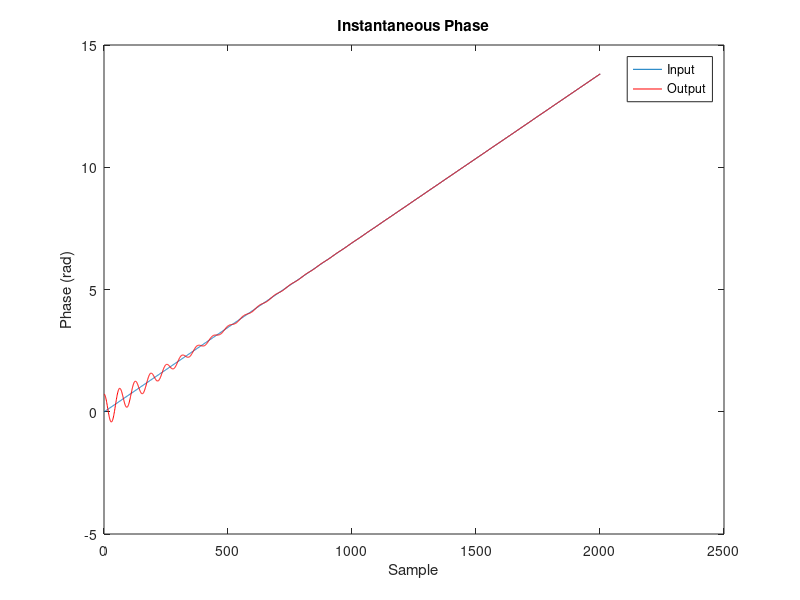
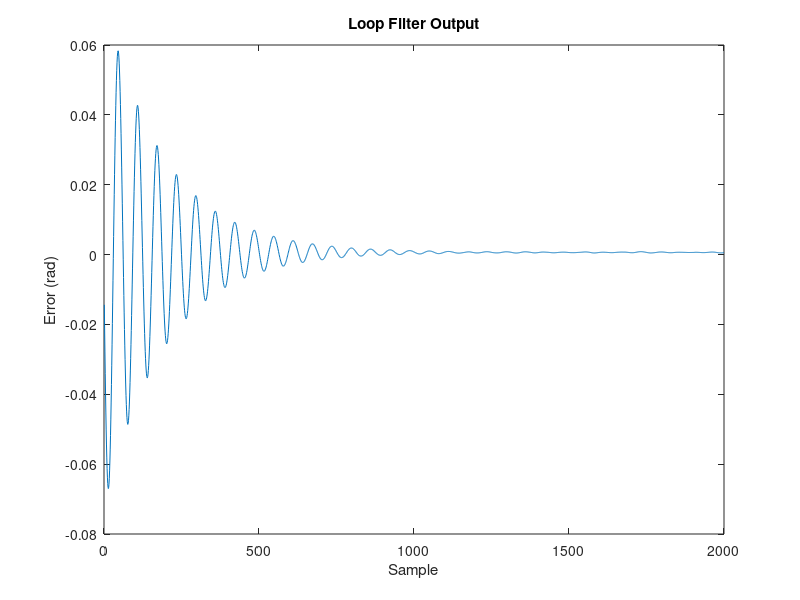
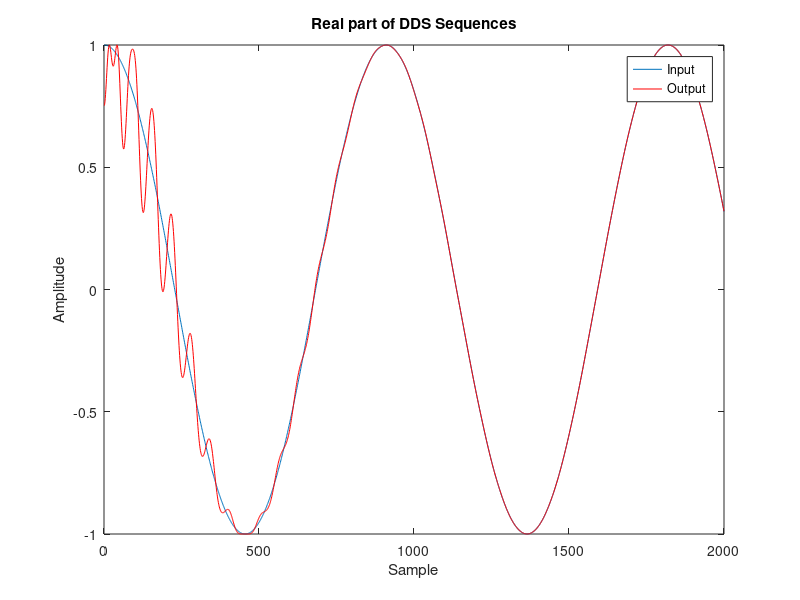

The MATLAB script that drew these images, in order:
clearvars clc
% Digital PLL Implementation. Main scheme is described in prof. Fred Harris
% material.
%
% Experiment with the loop filter constants Kp and Ki to verify classical
% observatinos about PLL, such that frequency offsets can not be corrected
% if Ki=0;

nIterations = 2e3;
fs          = 1e6;   % Nominal sampling frequency
y_ppm       = 1e5;   % Fractional frequency offset in ppm
fc          = 1e3;   % Nominal clock frequency
pn_var      = 1e-8; % Phase noise variance
Kp          = 0.01;  % Proportional Constant
Ki          = 0.01;  % Integral Constant

%% Derived parameters
y        = y_ppm * 1e-6;  % Fractional frequency offset in ppm
f_offset = y * fc;        % Absolute freq error (in Hz)

% Nominal Phase Increment (used in the loop phase accumulator)
delta_phi_c   = 2*pi*fc/fs;
% Input Phase Increment (eventually with frequency offset). This particular
% increment is used to simulate the input signal.
delta_phi_in   = 2*pi*(fc + f_offset)/fs;

%% Loop

% Preallocate
dds_in   = zeros(nIterations, 1);
dds_loop = zeros(nIterations, 1);
dds_mult = zeros(nIterations, 1);
phi_error          = zeros(nIterations, 1);
phi_error_filtered = zeros(nIterations, 1);
phi_in   = zeros(nIterations, 1);
phi_loop = zeros(nIterations, 1);

% Initialization values
phi_in(1) = 0;
phi_loop(1) = sqrt(pi)*randn;
integral_out_last = 0;

for i = 1:nIterations

% DDSs:
dds_in(i) = exp(1j*phi_in(i));
dds_loop(i) = exp(1j*phi_loop(i));

% Multiply the input DDS by the conjugate of the loop DDS
dds_mult(i) = dds_in(i) * conj(dds_loop(i));

% Compute the phase error by inspecting the angle of the product (atan of
% the complex number)
phi_error(i) = angle(dds_mult(i));

% Loop Filter
% Proportional term
proportional_out = phi_error(i)*Kp;
% Integral term
integral_out = phi_error(i)*Ki + integral_out_last;
integral_out_last = integral_out; 
% PI Filter output:
phi_error_filtered(i) = proportional_out + integral_out;

% Future values in the phase accumulators
phi_in(i+1) = phi_in(i) + delta_phi_in + sqrt(pn_var)*randn;
phi_loop(i+1) = phi_loop(i) + delta_phi_c + phi_error_filtered(i); 
end

%% Performance
figure
plot(phi_in)
hold on
plot(phi_loop, 'r')
title('Instantaneous Phase')
xlabel('Sample')
ylabel('Phase (rad)')
legend('Input', 'Output')

figure
plot(phi_error_filtered)
title('Loop Filter Output')
xlabel('Sample')
ylabel('Error (rad)')

figure
plot(real(dds_in))
hold on
plot(real(dds_loop), 'r')
ylabel('Amplitude')
xlabel('Sample')
title('Real part of DDS Sequences')
legend('Input', 'Output')

